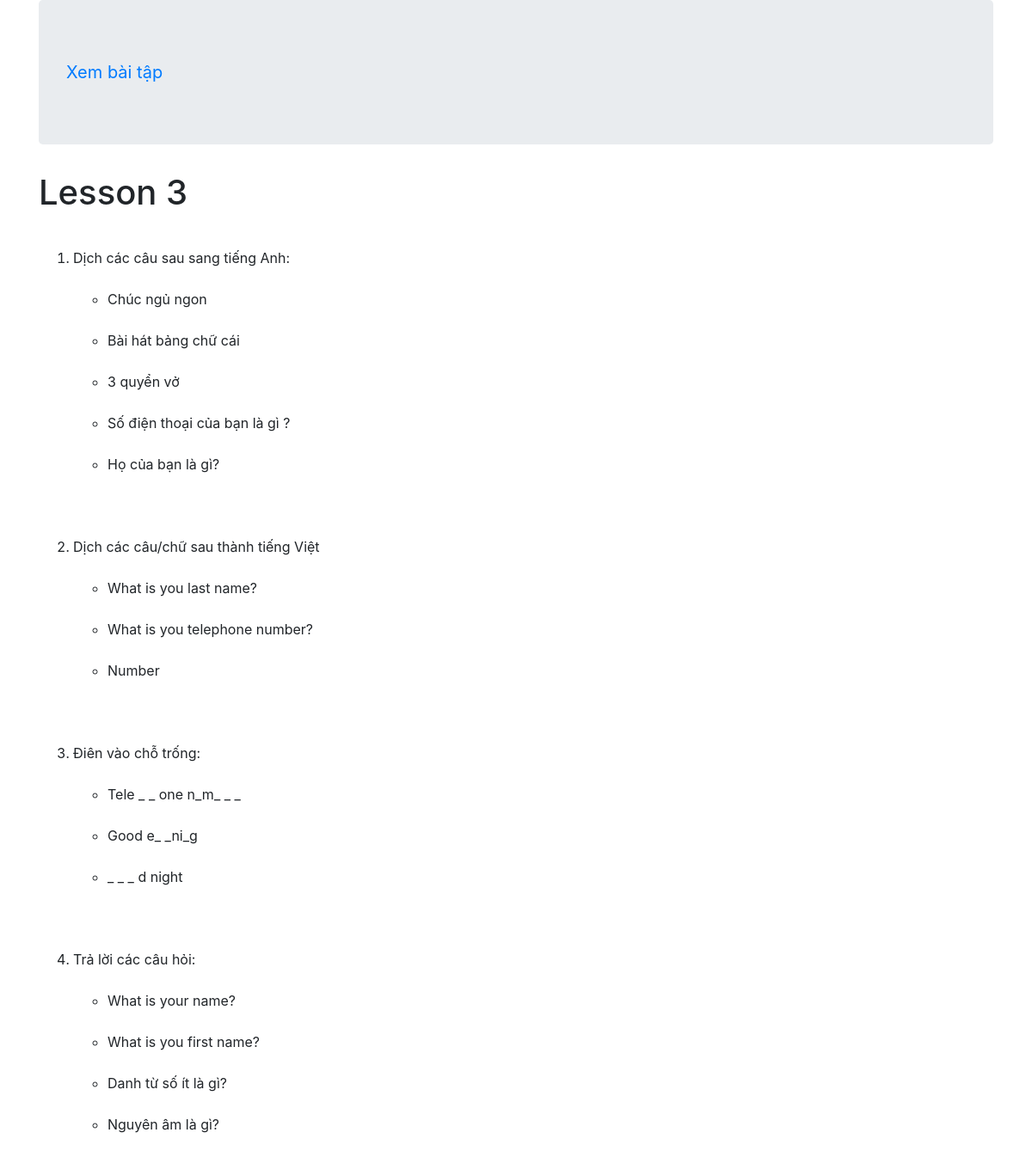
/homeworks/2/, run on the app's committed database.
### my_app/models.py (models this page shows, shortened)
class Homework(models.Model):
    lecture = models.CharField( max_length=50)
    questions = models.TextField(null = True)
    question_img = models.ImageField( upload_to='homeworks', null='True', blank = 'True')
    answers = []

### my_app/views.py (the view)
# urls.py: path('<int:pk>/', views.HomeworkDetailView.as_view(), name='detail'),
class HomeworkDetailView(DetailView):
    model = Homework

### my_app/templates/my_app/homework_detail.html (shortened to what this page needs)
{% extends 'base.html' %}
{% block Body %}
 <h1> {{homework.lecture}} </h1>
 <p> {{homework.questions|safe|linebreaksbr}} </p>
{% endblock Body %}

### data on the page
Homework: lecture "Lesson 3", questions "Dịch các câu sau sang tiếng Anh: Chúc ngủ ngon Bài hát bảng chữ cái 3 quyển vở Số điện thoại của bạn là gì ? Họ của bạn là gì? Dịch các câu/chữ sau thành tiếng Việt What is you last name? What is you telephone number? Number Điên vào chỗ trống: Tele _ _ one n_m_ _ _ Good e_ _ni_g _ _ _ d night Trả lời các câu hỏi: What is your name? What is you first name? Danh từ số ít là gì? Nguyên âm là gì?"
